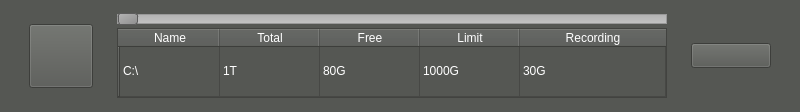
<?xml version="1.0" encoding="UTF-8"?>
<ui version="4.0">
 <class>VSCHddOneEdit</class>
 <widget class="QWidget" name="VSCHddOneEdit">
  <property name="geometry">
   <rect>
    <x>0</x>
    <y>0</y>
    <width>800</width>
    <height>112</height>
   </rect>
  </property>
  <property name="minimumSize">
   <size>
    <width>800</width>
    <height>100</height>
   </size>
  </property>
  <property name="maximumSize">
   <size>
    <width>800</width>
    <height>112</height>
   </size>
  </property>
  <property name="windowTitle">
   <string>Form</string>
  </property>
  <property name="windowIcon">
   <iconset resource="../../../main/vscmainwindows.qrc">
    <normaloff>:/logo/resources/vscsmall.png</normaloff>:/logo/resources/vscsmall.png</iconset>
  </property>
  <property name="styleSheet">
   <string notr="true">color: rgb(255, 255, 255);
background-color: rgb(85, 87, 83);</string>
  </property>
  <layout class="QHBoxLayout" name="horizontalLayout">
   <item>
    <widget class="QPushButton" name="pushButton">
     <property name="minimumSize">
      <size>
       <width>64</width>
       <height>64</height>
      </size>
     </property>
     <property name="maximumSize">
      <size>
       <width>64</width>
       <height>64</height>
      </size>
     </property>
     <property name="text">
      <string/>
     </property>
     <property name="icon">
      <iconset resource="../../../main/vscmainwindows.qrc">
       <normaloff>:/device/resources/harddisk.png</normaloff>:/device/resources/harddisk.png</iconset>
     </property>
     <property name="iconSize">
      <size>
       <width>65</width>
       <height>65</height>
      </size>
     </property>
    </widget>
   </item>
   <item>
    <layout class="QVBoxLayout" name="verticalLayout">
     <property name="spacing">
      <number>0</number>
     </property>
     <item>
      <widget class="QSlider" name="horizontalSlider">
       <property name="minimumSize">
        <size>
         <width>550</width>
         <height>0</height>
        </size>
       </property>
       <property name="maximumSize">
        <size>
         <width>550</width>
         <height>16777215</height>
        </size>
       </property>
       <property name="styleSheet">
        <string notr="true">QSlider::groove:horizontal {
border: 1px solid #999999;
height: 8px; /* the groove expands to the size of the slider by default. by giving it a height, it has a fixed size */
background: qlineargradient(x1:0, y1:0, x2:0, y2:1, stop:0 #B1B1B1, stop:1 #c4c4c4);
}
QSlider::handle:horizontal {
background: qlineargradient(x1:0, y1:0, x2:1, y2:1, stop:0 #b4b4b4, stop:1 #8f8f8f);
border: 1px solid #5c5c5c;
width: 18px;
margin: -2px 0; /* handle is placed by default on the contents rect of the groove. Expand outside the groove */
border-radius: 3px;
}</string>
       </property>
       <property name="orientation">
        <enum>Qt::Horizontal</enum>
       </property>
      </widget>
     </item>
     <item>
      <widget class="QTableWidget" name="tableWidget">
       <property name="enabled">
        <bool>true</bool>
       </property>
       <property name="minimumSize">
        <size>
         <width>550</width>
         <height>70</height>
        </size>
       </property>
       <property name="maximumSize">
        <size>
         <width>550</width>
         <height>70</height>
        </size>
       </property>
       <property name="styleSheet">
        <string notr="true">font: 11pt &quot;Arial&quot;;</string>
       </property>
       <property name="editTriggers">
        <set>QAbstractItemView::NoEditTriggers</set>
       </property>
       <property name="dragEnabled">
        <bool>false</bool>
       </property>
       <property name="alternatingRowColors">
        <bool>false</bool>
       </property>
       <property name="showGrid">
        <bool>true</bool>
       </property>
       <property name="gridStyle">
        <enum>Qt::SolidLine</enum>
       </property>
       <property name="wordWrap">
        <bool>true</bool>
       </property>
       <property name="cornerButtonEnabled">
        <bool>false</bool>
       </property>
       <attribute name="horizontalHeaderStretchLastSection">
        <bool>true</bool>
       </attribute>
       <attribute name="verticalHeaderVisible">
        <bool>true</bool>
       </attribute>
       <attribute name="verticalHeaderCascadingSectionResizes">
        <bool>false</bool>
       </attribute>
       <attribute name="verticalHeaderShowSortIndicator" stdset="0">
        <bool>false</bool>
       </attribute>
       <attribute name="verticalHeaderStretchLastSection">
        <bool>true</bool>
       </attribute>
       <row>
        <property name="text">
         <string/>
        </property>
       </row>
       <column>
        <property name="text">
         <string>Name</string>
        </property>
       </column>
       <column>
        <property name="text">
         <string>Total</string>
        </property>
       </column>
       <column>
        <property name="text">
         <string>Free</string>
        </property>
       </column>
       <column>
        <property name="text">
         <string>Limit</string>
        </property>
       </column>
       <column>
        <property name="text">
         <string>Recording</string>
        </property>
       </column>
       <item row="0" column="0">
        <property name="text">
         <string>C:\</string>
        </property>
       </item>
       <item row="0" column="1">
        <property name="text">
         <string>1T</string>
        </property>
       </item>
       <item row="0" column="2">
        <property name="text">
         <string>80G</string>
        </property>
       </item>
       <item row="0" column="3">
        <property name="text">
         <string>1000G</string>
        </property>
       </item>
       <item row="0" column="4">
        <property name="text">
         <string>30G</string>
        </property>
       </item>
      </widget>
     </item>
    </layout>
   </item>
   <item>
    <widget class="SwitchButton" name="checkBox">
     <property name="minimumSize">
      <size>
       <width>80</width>
       <height>25</height>
      </size>
     </property>
     <property name="maximumSize">
      <size>
       <width>80</width>
       <height>25</height>
      </size>
     </property>
     <property name="text">
      <string/>
     </property>
     <property name="icon">
      <iconset resource="../../../main/vscmainwindows.qrc">
       <normaloff>:/action/resources/switchputton.png</normaloff>:/action/resources/switchputton.png</iconset>
     </property>
     <property name="iconSize">
      <size>
       <width>80</width>
       <height>25</height>
      </size>
     </property>
    </widget>
   </item>
  </layout>
 </widget>
 <customwidgets>
  <customwidget>
   <class>SwitchButton</class>
   <extends>QPushButton</extends>
   <header>common/switchbutton.h</header>
  </customwidget>
 </customwidgets>
 <resources>
  <include location="../../../main/vscmainwindows.qrc"/>
 </resources>
 <connections/>
</ui>
